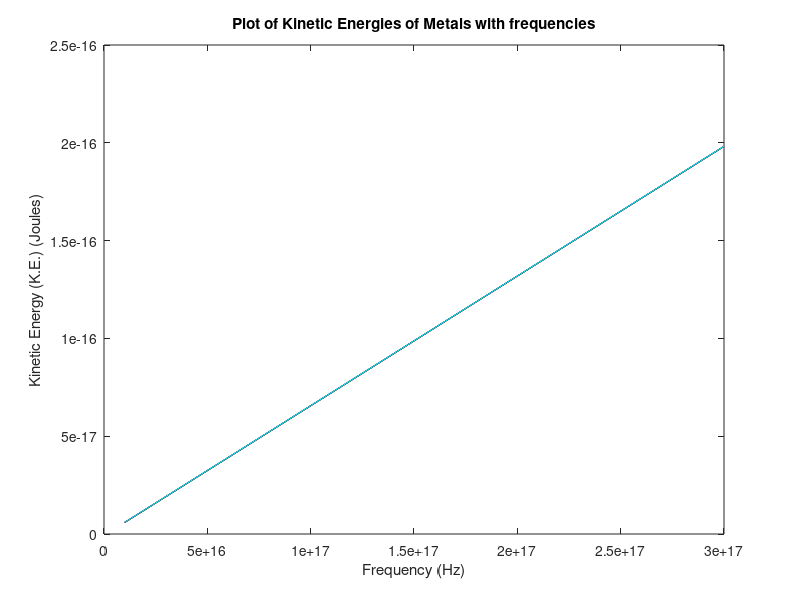

The MATLAB source for this figure: (Note: this script raises an error after producing the figure.)
% This script plots the Kinetic energy of a variety of elements
% The kinetic energy is the difference in energy of photon minues the work
% function of the element

% electron volt
eV = 1.6 * 10^-19;

% Planck's constant (J * s)
h = 6.63 * 10^-34;

% Work functions of several elements:

% Silver
Wag = 4.26 * eV;
% Gold
Wau = 5.1 * eV;
% Copper
Wcu = 4.53 * eV;
% Titanium
Wti = 4.33 * eV;

lam = 0:1e-9:30e-9;
c = 3.0 * 10^8; % c is the speed of light in a vacuum
f = c./lam;

% Kinetic Energies
Kag = (h.*f) - Wag;
Kau = (h.*f) - Wau;
Kcu = (h.*f) - Wcu;
Kti = (h.*f) - Wti;
y = 0;
plot(f,Kag,'b',f,Kau,'r',f,Kcu,'k',f,Kti,'c')
title('Plot of Kinetic Energies of Metals with frequencies')
xlabel('Frequency (Hz)');
ylabel('Kinetic Energy (K.E.) (Joules)')
legend('Silver','Gold','Copper','Titanium',4)
